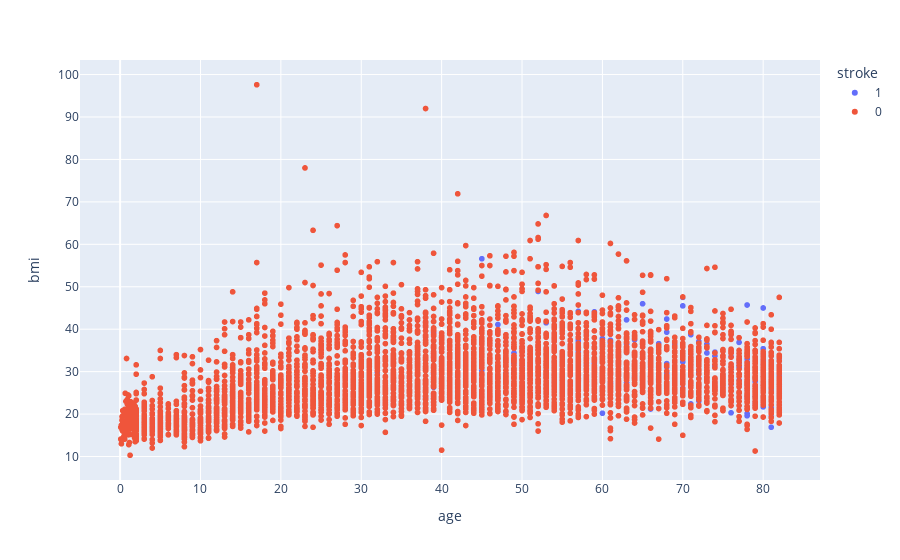

Source (notebook cell):
### Code cell
raw_data['stroke']=raw_data['stroke'].astype(str)
fig = px.scatter(raw_data,x='age',y='bmi',color = 'stroke')
fig.show()

### Figure 1 — Plotly figure (JSON) as saved in the notebook; plotly's stock layout.template omitted (floating-point values rounded to 4 significant figures; data arrays with more than 128 entries replaced by an {"elided": "..."} marker saying what was removed)
{"data": [{"hovertemplate": "stroke=1<br>age=%{x}<br>bmi=%{y}<extra></extra>", "legendgroup": "1", "marker": {"color": "#636efa", "symbol": "circle"}, "mode": "markers", "name": "1", "showlegend": true, "type": "scattergl", "x": {"elided": "209 int values"}, "xaxis": "x", "y": {"elided": "209 float values"}, "yaxis": "y"}, {"hovertemplate": "stroke=0<br>age=%{x}<br>bmi=%{y}<extra></extra>", "legendgroup": "0", "marker": {"color": "#EF553B", "symbol": "circle"}, "mode": "markers", "name": "0", "showlegend": true, "type": "scattergl", "x": {"elided": "4700 float values"}, "xaxis": "x", "y": {"elided": "4700 float values"}, "yaxis": "y"}], "layout": {"legend": {"title": {"text": "stroke"}, "tracegroupgap": 0}, "margin": {"t": 60}, "xaxis": {"anchor": "y", "domain": [0, 1], "title": {"text": "age"}}, "yaxis": {"anchor": "x", "domain": [0, 1], "title": {"text": "bmi"}}}}
